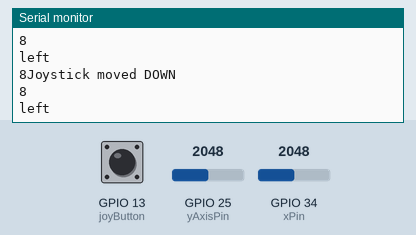
The sketch below on a simulated ESP32. On the bench: the last lines printed to the serial monitor. The test bench sets the inputs (shaded band); at power-on: GPIO 34 (xPin) = 2048, GPIO 13 (joyButton) LOW, GPIO 25 (yAxisPin) = 2048 (analog values on the 0–4095 scale). USB keyboard and mouse output is not drawn.

Above: at 2.7 s.
2.8 s: GPIO 34 (xPin) set to 2560
At 2.85 s:
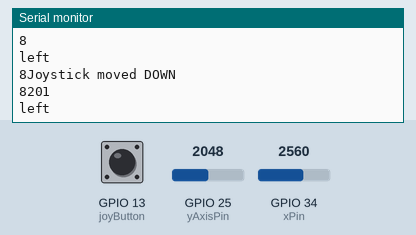
4.3 s: GPIO 34 (xPin) set to 2637
At 4.9 s:
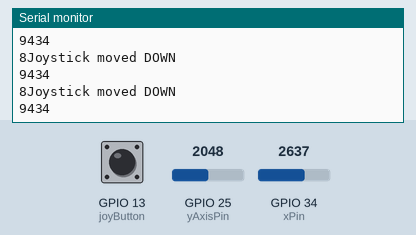
5.8 s: GPIO 34 (xPin) set to 2704
At 6.7 s:
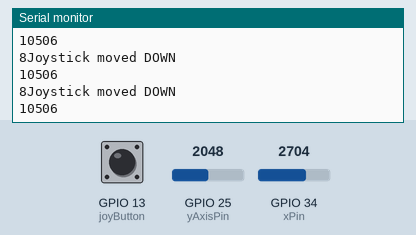
7.3 s: GPIO 34 (xPin) set to 2799
At 7.4 s:
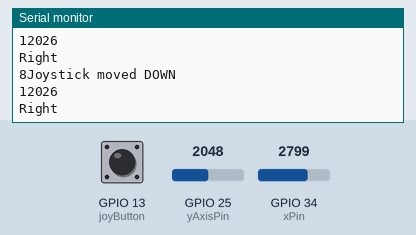
Timing chart, 0 to 10.3 s (numbered marks = the images above; inputs shaded):
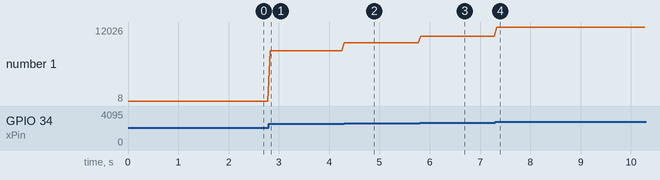

Measured:
- the behaviour switches between 2609 and 2610 on GPIO 34 (xPin) (found by bisection; images 1 and 2)
- the behaviour switches between 2759 and 2760 on GPIO 34 (xPin) (found by bisection; images 3 and 4)
- after the input at 2.8 s, the serial monitor: prints a new line at once (image 1)
- after the input at 4.3 s, the serial monitor: prints a new line at once (image 2)
- after the input at 5.8 s, the serial monitor: prints a new line at once (image 3)
- after the input at 7.3 s, the serial monitor: prints a new line at once (image 4)
- plotted number 1: 8 → 8201 after the input at 2.8 s, 8201 → 9434 after the input at 4.3 s, 9434 → 10506 after the input at 5.8 s, 10506 → 12026 after the input at 7.3 s

The sketch:

joystick_main.ino
```cpp
// general layout adapted from https://github.com/lemmingDev/ESP32-BLE-Gamepad/blob/master/examples/Gamepad/Gamepad.ino
//Our include statements
#include <Arduino.h>
#include <BleGamepad.h>
//using the functions in the BleGamepad library we create a new gamepad
BleGamepad bleGamepad;
//the x pin on the joystick is on j13, so set it in the code
const int xPin = 34;

//Y axis addition
const int deadzone = 200; // Adjust this for stick drift
int lastDirection = 0; // -1 for up, 1 for down, 0 for neutral
const int yAxisPin = 25; // Analog pin for Y-axis

// Buttons
// Joystick button
const int joyButton = 13;
int joyState = 0;

void setup() {
  // begin the program using the common standard rate
  Serial.begin(115200);

  pinMode(joyButton, INPUT);

  bleGamepad.begin();
  // Set the all axis to 0
  bleGamepad.setAxes(0,0,0,0);

  analogReadResolution(12); // ESP32 default is 12 bits (0-4095)

}
//two issues: up is being recognized as right nor are we at neutral with y axis
void loop() {
  // Check if the gampead is connected
  if(bleGamepad.isConnected()) {
    //X and y Axes
    int currX = analogRead(xPin); //read the current x value
    int16_t  mappedX = map(currX, 0, 4095, -32767, 32767);

    int rawY = analogRead(yAxisPin); // Read raw Y-axis value (0 - 4095)
  // Map to signed 16-bit range (-32767 to 32767) expected by BleGamepad
    int16_t yAxis = map(rawY, 0, 4095, -32767, 32767);
    Serial.print(yAxis);

     if (yAxis < 9000) {
      // Send the Y-axis update
    bleGamepad.setY(-32767); // X=0, Y=value
    bleGamepad.sendReport();
      Serial.println("Joystick moved DOWN");
      lastDirection = 1;
    } else if (yAxis > 11400) {
      // Send the Y-axis update
      bleGamepad.setY(0);
      bleGamepad.sendReport();
      Serial.println("Joystick moved UP");
      lastDirection = -1;
    } else{
       bleGamepad.setY(16383.5);
      Serial.println("Joystick in CENTER");
      lastDirection = 0;
    }
   /* map it to how BLE likes it
    * Note that the 32767 comes from BLE itsself for the ranges */
   /*This determines if we should set the x position to either left right or neutral depending on the joystick deadzone
   I decided on these values based on rigerous testing on the behavior of the joystick when I kept it in neutral as it fluctuated
   between 11400 and 9000, now I could continue to tweak the values to be to the exact, however keeping it very generalized shouldn't
   hurt the program*/
   //Do we pass the move left threshold
   if (mappedX < 9000) {
      bleGamepad.setX(0);
     /*For whatver reason, I couldn't use mappedX as the tester would attribute the number to a move right movement
     Even through on the serial monitor it says it was going left, this could be a hardware issue with the physical joystick and drift*/
  } else if(mappedX > 11400) { //This is the threashold to move right
    bleGamepad.setX(32767);
  } else {
    bleGamepad.setX(16383.5); // Joystick is in the deadzone, set to neutral
  }

  // This if block determines if the direction we are going is left or right for debugging purposes
   Serial.println(mappedX); //print out the mapped x
  //11400 is the rough threshold for when we are going right
  if(mappedX > 11400) {
    Serial.println("Right");
  //9000 is the threshold to go left. Other than that we stay put.
  } else if (mappedX < 9000) {
    Serial.println("left");
 } else {
   // Serial.println("Neutral");
  }
  }
  // Button movement
  joyState = digitalRead(joyButton);

  if(joyState == HIGH) {
    bleGamepad.press(BUTTON_1);
  } else {
    bleGamepad.release(BUTTON_1);
  }


  delay(50);  // Set some delay so the ble isn't being spammed
}
```
